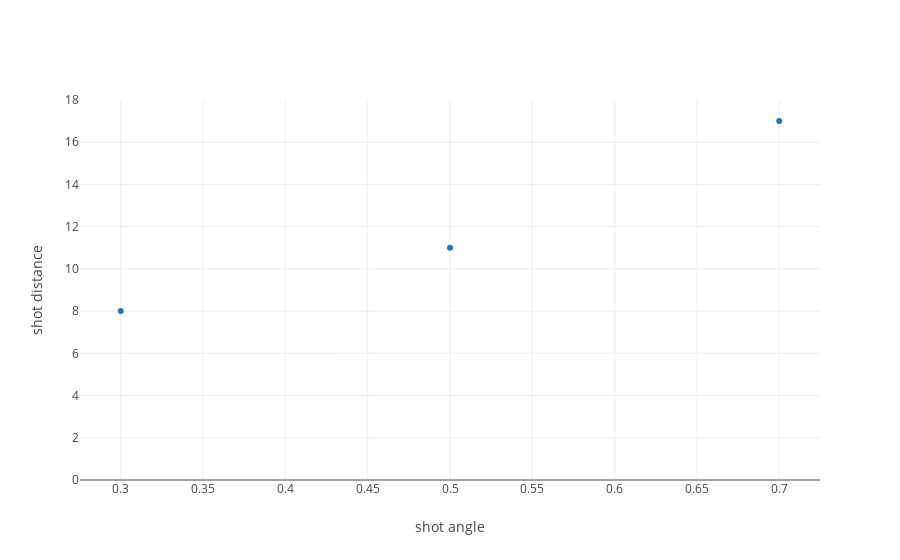

The code cell stored with this chart in its notebook:
### Markdown cell above
And as we know, we can plot our data like so.

### Code cell
from graph import trace_values, plot
layout = {'yaxis': {'range': [0, 18], 'title': 'shot distance'}, 'xaxis': {'title': 'shot angle'}}
plot([trace_values([.30, .50, .70], [8, 11, 17])], layout)

### Figure 1 — Plotly figure (JSON) as saved in the notebook; plotly's stock layout.template omitted (floating-point values rounded to 4 significant figures)
{"data": [{"mode": "markers", "name": "data", "text": [], "type": "scatter", "uid": "44f47fef-b96a-4c29-b282-824155446313", "x": [0.3, 0.5, 0.7], "y": [8, 11, 17]}], "layout": {"autosize": true, "xaxis": {"autorange": true, "range": [0.2753, 0.7247], "title": {"text": "shot angle"}, "type": "linear"}, "yaxis": {"range": [0, 18], "title": {"text": "shot distance"}, "type": "linear"}}}
